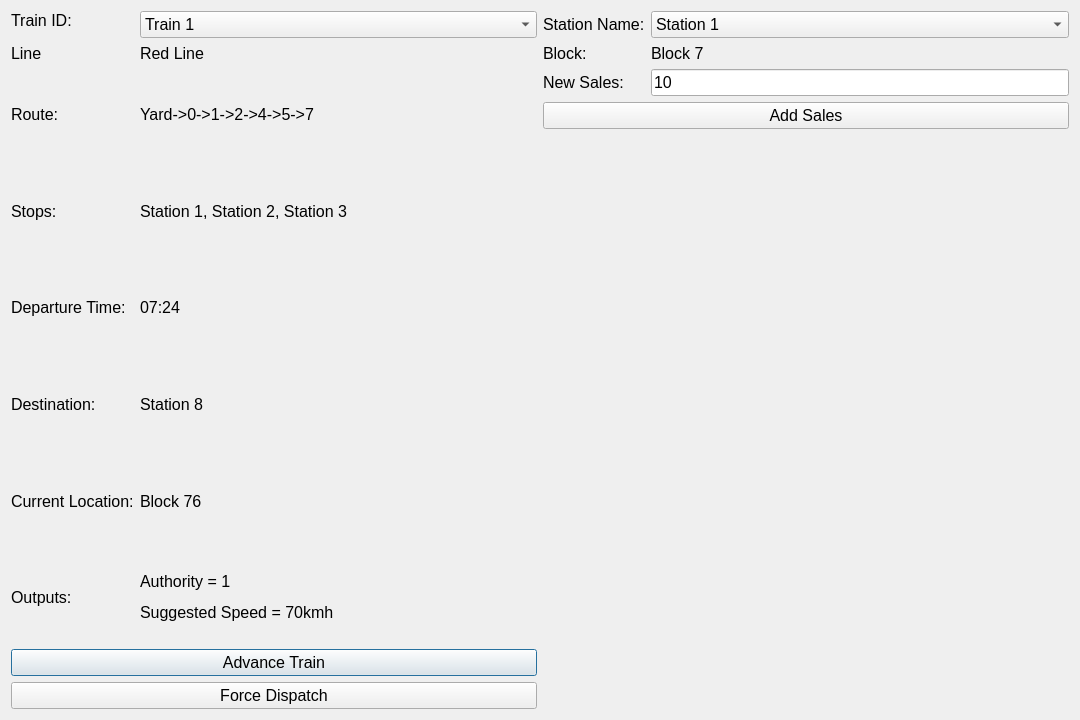
<?xml version="1.0" encoding="UTF-8"?>
<ui version="4.0">
 <class>CtcDebugger</class>
 <widget class="QDialog" name="CtcDebugger">
  <property name="geometry">
   <rect>
    <x>0</x>
    <y>0</y>
    <width>1080</width>
    <height>720</height>
   </rect>
  </property>
  <property name="font">
   <font>
    <family>Segoe UI</family>
    <pointsize>12</pointsize>
   </font>
  </property>
  <property name="windowTitle">
   <string>Dialog</string>
  </property>
  <layout class="QHBoxLayout" name="horizontalLayout">
   <item>
    <layout class="QFormLayout" name="train_layout">
     <item row="0" column="0">
      <widget class="QLabel" name="label">
       <property name="sizePolicy">
        <sizepolicy hsizetype="Preferred" vsizetype="Fixed">
         <horstretch>0</horstretch>
         <verstretch>0</verstretch>
        </sizepolicy>
       </property>
       <property name="text">
        <string>Train ID:</string>
       </property>
      </widget>
     </item>
     <item row="0" column="1">
      <widget class="QComboBox" name="train_box">
       <property name="sizePolicy">
        <sizepolicy hsizetype="Preferred" vsizetype="Fixed">
         <horstretch>0</horstretch>
         <verstretch>0</verstretch>
        </sizepolicy>
       </property>
       <item>
        <property name="text">
         <string>Train 1</string>
        </property>
       </item>
      </widget>
     </item>
     <item row="2" column="0">
      <widget class="QLabel" name="label_2">
       <property name="sizePolicy">
        <sizepolicy hsizetype="Preferred" vsizetype="MinimumExpanding">
         <horstretch>0</horstretch>
         <verstretch>0</verstretch>
        </sizepolicy>
       </property>
       <property name="text">
        <string>Route:</string>
       </property>
      </widget>
     </item>
     <item row="2" column="1">
      <widget class="QLabel" name="route_text">
       <property name="sizePolicy">
        <sizepolicy hsizetype="Ignored" vsizetype="MinimumExpanding">
         <horstretch>0</horstretch>
         <verstretch>0</verstretch>
        </sizepolicy>
       </property>
       <property name="text">
        <string>Yard-&gt;0-&gt;1-&gt;2-&gt;4-&gt;5-&gt;7</string>
       </property>
       <property name="wordWrap">
        <bool>true</bool>
       </property>
      </widget>
     </item>
     <item row="3" column="0">
      <widget class="QLabel" name="label_4">
       <property name="sizePolicy">
        <sizepolicy hsizetype="Preferred" vsizetype="MinimumExpanding">
         <horstretch>0</horstretch>
         <verstretch>0</verstretch>
        </sizepolicy>
       </property>
       <property name="text">
        <string>Stops:</string>
       </property>
      </widget>
     </item>
     <item row="3" column="1">
      <widget class="QLabel" name="stops_text">
       <property name="sizePolicy">
        <sizepolicy hsizetype="Ignored" vsizetype="MinimumExpanding">
         <horstretch>0</horstretch>
         <verstretch>0</verstretch>
        </sizepolicy>
       </property>
       <property name="text">
        <string>Station 1, Station 2, Station 3</string>
       </property>
       <property name="wordWrap">
        <bool>true</bool>
       </property>
      </widget>
     </item>
     <item row="4" column="0">
      <widget class="QLabel" name="label_8">
       <property name="sizePolicy">
        <sizepolicy hsizetype="Preferred" vsizetype="MinimumExpanding">
         <horstretch>0</horstretch>
         <verstretch>0</verstretch>
        </sizepolicy>
       </property>
       <property name="text">
        <string>Departure Time:</string>
       </property>
      </widget>
     </item>
     <item row="4" column="1">
      <widget class="QLabel" name="depart_text">
       <property name="sizePolicy">
        <sizepolicy hsizetype="Ignored" vsizetype="MinimumExpanding">
         <horstretch>0</horstretch>
         <verstretch>0</verstretch>
        </sizepolicy>
       </property>
       <property name="text">
        <string>07:24</string>
       </property>
       <property name="wordWrap">
        <bool>true</bool>
       </property>
      </widget>
     </item>
     <item row="5" column="0">
      <widget class="QLabel" name="label_11">
       <property name="sizePolicy">
        <sizepolicy hsizetype="Preferred" vsizetype="MinimumExpanding">
         <horstretch>0</horstretch>
         <verstretch>0</verstretch>
        </sizepolicy>
       </property>
       <property name="text">
        <string>Destination:</string>
       </property>
      </widget>
     </item>
     <item row="5" column="1">
      <widget class="QLabel" name="dest_text">
       <property name="sizePolicy">
        <sizepolicy hsizetype="Preferred" vsizetype="MinimumExpanding">
         <horstretch>0</horstretch>
         <verstretch>0</verstretch>
        </sizepolicy>
       </property>
       <property name="text">
        <string>Station 8</string>
       </property>
       <property name="wordWrap">
        <bool>true</bool>
       </property>
      </widget>
     </item>
     <item row="6" column="0">
      <widget class="QLabel" name="label_12">
       <property name="sizePolicy">
        <sizepolicy hsizetype="Preferred" vsizetype="MinimumExpanding">
         <horstretch>0</horstretch>
         <verstretch>0</verstretch>
        </sizepolicy>
       </property>
       <property name="text">
        <string>Current Location:</string>
       </property>
      </widget>
     </item>
     <item row="6" column="1">
      <widget class="QLabel" name="loc_text">
       <property name="sizePolicy">
        <sizepolicy hsizetype="Preferred" vsizetype="MinimumExpanding">
         <horstretch>0</horstretch>
         <verstretch>0</verstretch>
        </sizepolicy>
       </property>
       <property name="text">
        <string>Block 76</string>
       </property>
       <property name="wordWrap">
        <bool>true</bool>
       </property>
      </widget>
     </item>
     <item row="7" column="0">
      <widget class="QLabel" name="label_6">
       <property name="sizePolicy">
        <sizepolicy hsizetype="Preferred" vsizetype="MinimumExpanding">
         <horstretch>0</horstretch>
         <verstretch>0</verstretch>
        </sizepolicy>
       </property>
       <property name="text">
        <string>Outputs:</string>
       </property>
      </widget>
     </item>
     <item row="7" column="1">
      <widget class="QLabel" name="outs_text">
       <property name="sizePolicy">
        <sizepolicy hsizetype="Preferred" vsizetype="MinimumExpanding">
         <horstretch>0</horstretch>
         <verstretch>0</verstretch>
        </sizepolicy>
       </property>
       <property name="text">
        <string>&lt;html&gt;&lt;head/&gt;&lt;body&gt;&lt;p&gt;Authority = 1&lt;/p&gt;&lt;p&gt;Suggested Speed = 70kmh&lt;/p&gt;&lt;/body&gt;&lt;/html&gt;</string>
       </property>
       <property name="wordWrap">
        <bool>true</bool>
       </property>
      </widget>
     </item>
     <item row="1" column="0">
      <widget class="QLabel" name="label_15">
       <property name="text">
        <string>Line</string>
       </property>
      </widget>
     </item>
     <item row="1" column="1">
      <widget class="QLabel" name="line_text">
       <property name="text">
        <string>Red Line</string>
       </property>
      </widget>
     </item>
     <item row="8" column="0" colspan="2">
      <widget class="QPushButton" name="advance_button">
       <property name="text">
        <string>Advance Train</string>
       </property>
      </widget>
     </item>
     <item row="9" column="0" colspan="2">
      <widget class="QPushButton" name="dispatch_button">
       <property name="text">
        <string>Force Dispatch</string>
       </property>
      </widget>
     </item>
    </layout>
   </item>
   <item>
    <layout class="QFormLayout" name="station_layout">
     <item row="0" column="0">
      <widget class="QLabel" name="label_16">
       <property name="text">
        <string>Station Name:</string>
       </property>
      </widget>
     </item>
     <item row="0" column="1">
      <widget class="QComboBox" name="station_box">
       <item>
        <property name="text">
         <string>Station 1</string>
        </property>
       </item>
       <item>
        <property name="text">
         <string>station 2</string>
        </property>
       </item>
      </widget>
     </item>
     <item row="1" column="0">
      <widget class="QLabel" name="label_17">
       <property name="text">
        <string>Block:</string>
       </property>
      </widget>
     </item>
     <item row="1" column="1">
      <widget class="QLabel" name="station_loc_text">
       <property name="text">
        <string>Block 7</string>
       </property>
      </widget>
     </item>
     <item row="2" column="0">
      <widget class="QLabel" name="label_19">
       <property name="text">
        <string>New Sales:</string>
       </property>
      </widget>
     </item>
     <item row="2" column="1">
      <widget class="QLineEdit" name="throughput_text">
       <property name="sizePolicy">
        <sizepolicy hsizetype="Preferred" vsizetype="Fixed">
         <horstretch>0</horstretch>
         <verstretch>0</verstretch>
        </sizepolicy>
       </property>
       <property name="text">
        <string>10</string>
       </property>
       <property name="maxLength">
        <number>10</number>
       </property>
      </widget>
     </item>
     <item row="3" column="0" colspan="2">
      <widget class="QPushButton" name="throughput_button">
       <property name="text">
        <string>Add Sales</string>
       </property>
      </widget>
     </item>
    </layout>
   </item>
  </layout>
 </widget>
 <resources/>
 <connections/>
</ui>
